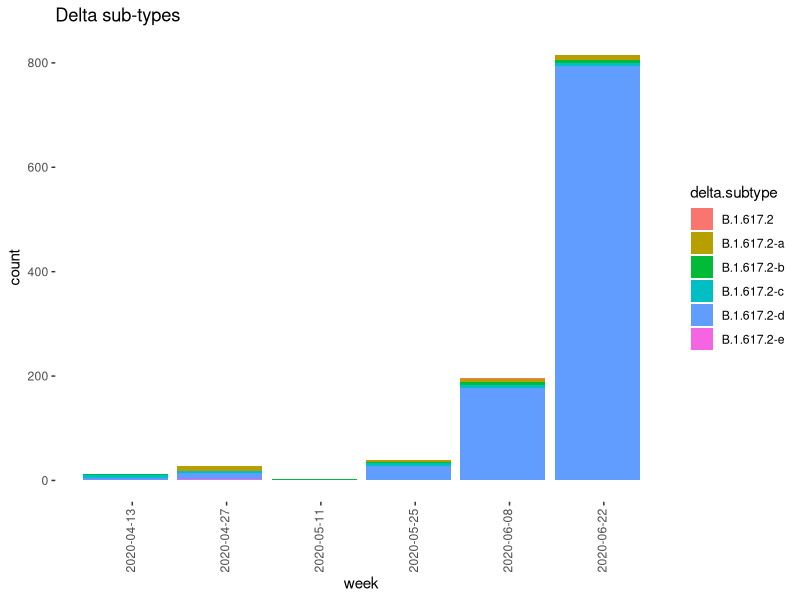
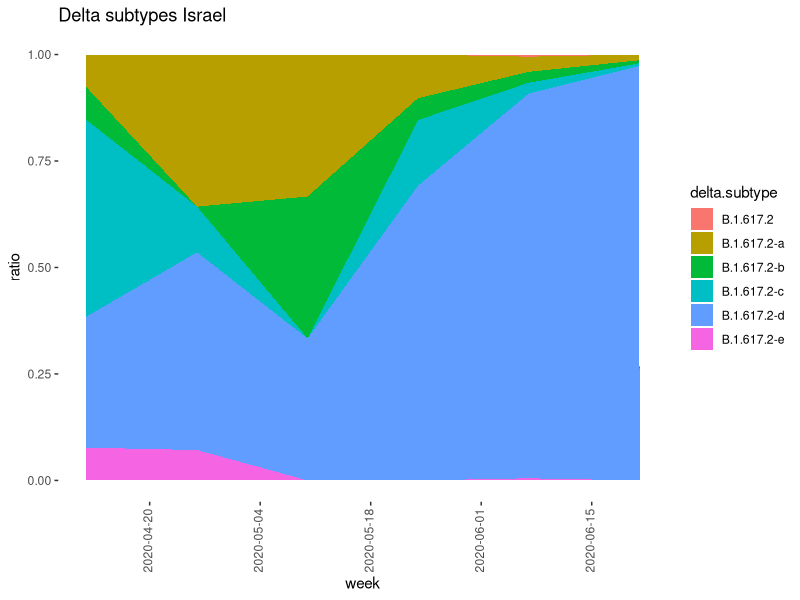

Write the R code that produced these figures, in order.
# Title     : Delta Sub Vairants - analysis
# Objective : Plots of SARS-COV-2 Delta sub variats
# Created by: Dana Bar-Ilan
# Created on: July 8th 2021
library(dplyr); library(ggplot2); library(tidyverse)

setwd("~/sars-cov-2-analysis")
table = read.table("data/delta_subvars.txt", sep = '\t', header = TRUE)
table$date <- as.Date(table$date, format="%d/%m/%y")
table <- na.omit(table)

delta.subtype = unique(table$delta.subtype)
vars_dates <- data.frame(date = unique(table$date)) %>% crossing(delta.subtype)


by_variant <- table%>% group_by(date, delta.subtype) %>% summarise(n=n()) %>% ungroup()  # counts of variants per date 
by_variant <- vars_dates %>% left_join(by_variant, by=c("date","delta.subtype"))
by_variant$n[is.na(by_variant$n)] <- 0
by_variant <- by_variant %>% mutate(week=as.Date(cut.Date(date, breaks = "2 weeks", start.on.monday = FALSE)))

twoWeeks_count <- by_variant %>% group_by(week, delta.subtype) %>% summarise(count=sum(n)) %>% ungroup()
twoWeeks_count <- twoWeeks_count %>% group_by(week) %>% summarise(count=count, delta.subtype=delta.subtype) %>% ungroup()

# stacked bar:
pdf(file = "stackedBar_DeltaSubtypes.pdf", width = 10, height = 7)
stacekd_bar <- ggplot(twoWeeks_count, aes(fill = delta.subtype,x=week, y=count)) +
  geom_bar(position = "stack", stat = "identity") + ggtitle("Delta sub-types") + scale_x_date(date_breaks = "2 week") + theme(axis.text.x = element_text(angle = 90, vjust = 0.3, hjust = 0.5),
                                                                                                                                panel.grid.major = element_blank(), panel.grid.minor = element_blank(), panel.background = element_blank())
print(stacekd_bar)
dev.off()

# area:


# known variants - Area Plot
by_variant <- table%>% group_by(date, delta.subtype) %>% summarise(n=n()) %>% ungroup()  # counts of variants per date 
by_variant <- vars_dates %>% left_join(by_variant, by=c("date","delta.subtype"))
by_variant$n[is.na(by_variant$n)] <- 0

by_variant <- by_variant %>% mutate(week=as.Date(cut.Date(date, breaks = "2 weeks", start.on.monday = FALSE)))
twoWeeks_count <- by_variant %>% group_by(week, delta.subtype) %>% summarise(count=sum(n)) %>% ungroup()
twoWeeks_count <- twoWeeks_count %>% group_by(week) %>% summarise(count=count, delta.subtype=delta.subtype,
                                                                  ratio = count/sum(count)) %>% ungroup()

pdf(file = "areaPlot_DeltaSubtype.pdf", width = 10, height = 7)

area_plot <- ggplot(twoWeeks_count, aes(x=week, y=ratio, fill=delta.subtype)) +
  geom_area() + ggtitle("Delta subtypes Israel") + scale_x_date(date_breaks = "2 week") + theme(axis.text.x = element_text(angle = 90, vjust = 0.3, hjust = 0.5),
                                                                                            panel.grid.major = element_blank(), panel.grid.minor = element_blank(), panel.background = element_blank()) + scale_color_brewer(palette = "Set2")
print(area_plot)
dev.off()

